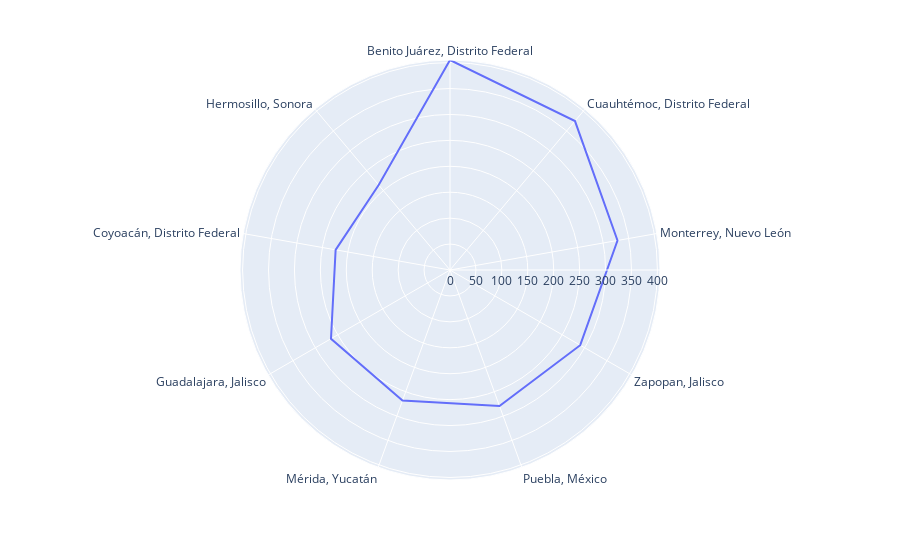

The code cell stored with this chart in its notebook:
### Code cell
radar(aparicion[:9], place[:9], names=['Cantidad','Región'])

### Figure 1 — Plotly figure (JSON) as saved in the notebook; plotly's stock layout.template omitted (floating-point values rounded to 4 significant figures)
{"data": [{"hovertemplate": "Cantidad=%{r}<br>Región=%{theta}<extra></extra>", "legendgroup": "", "line": {"color": "#636efa", "dash": "solid"}, "mode": "lines", "name": "", "r": [405, 375, 328, 290, 279, 268, 265, 224, 214, 405], "showlegend": false, "subplot": "polar", "theta": ["Benito Juárez, Distrito Federal", "Cuauhtémoc, Distrito Federal", "Monterrey, Nuevo León", "Zapopan, Jalisco", "Puebla, México", "Mérida, Yucatán", "Guadalajara, Jalisco", "Coyoacán, Distrito Federal", "Hermosillo, Sonora", "Benito Juárez, Distrito Federal"], "type": "scatterpolar"}], "layout": {"legend": {"tracegroupgap": 0}, "margin": {"t": 60}, "polar": {"angularaxis": {"direction": "clockwise", "rotation": 90}, "domain": {"x": [0, 1], "y": [0, 1]}}}}
